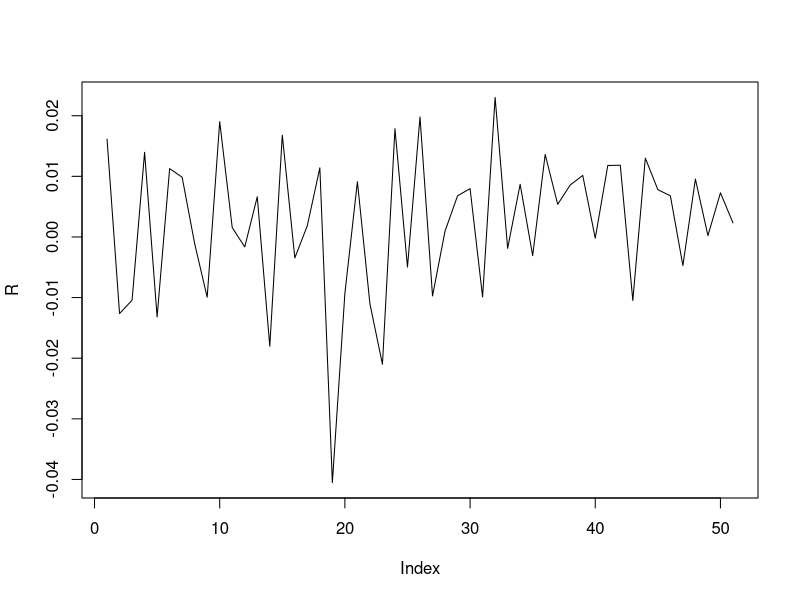
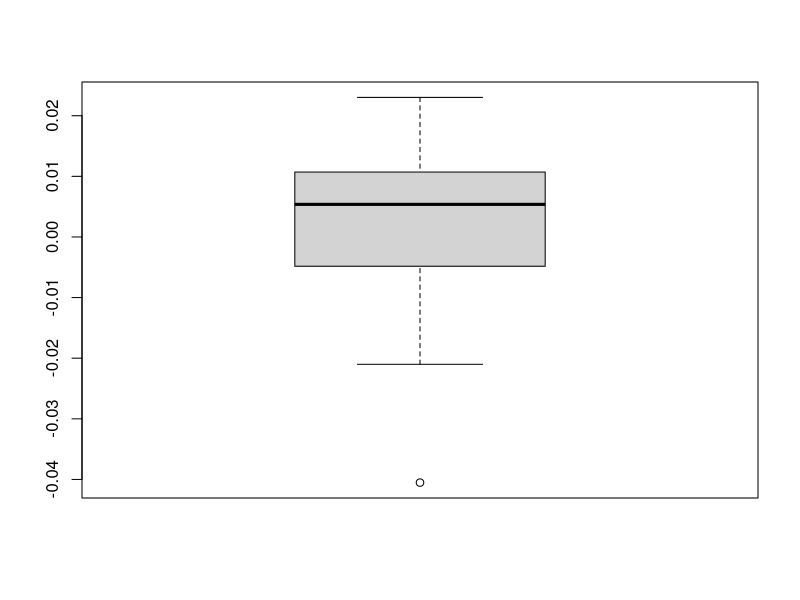
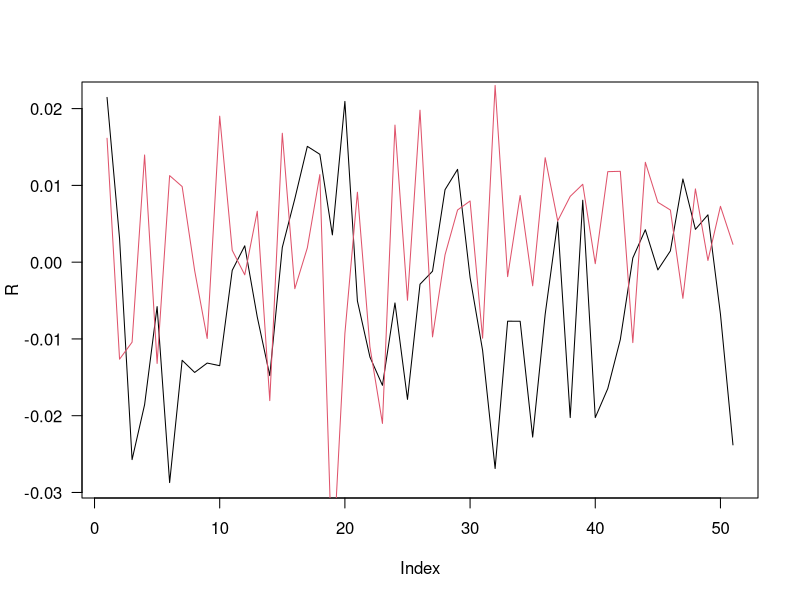

These charts were generated, in order, by the following R code:
## ---- chunk 1
knitr::opts_chunk$set(echo = F)

## ---- chunk 2

setwd("~/Desktop/STAT-S 426/STAT-S426-Project")
SP500 <- read.csv("Data.txt",header = F)
R = c()
for (i in 2:nrow(SP500)){
  R = c(R, log(SP500$V2[i]/SP500$V2[i-1]))
}

## ---- chunk 3
plot(R,type = 'l')
boxplot(R)
summary(R)

length(subset(R, R > 0.01))
length(subset(R, R > 0.002 & R < 0.01))

length(subset(R, R > -0.01 & R < 0.002))
length(subset(R, R < -0.01))
## ---- chunk 4
# K = # of mixture normal models 
# T = total # of days
# pi = proportion of each normal model
# mu = mean of each normal
# theta = variance of each normal
# v_t ~ Uniform[0,1]
# Gt = k -> which normal model

mu = c(0.01,0.002,-0.01)
s2 = c(0.0001, 0.0001, 0.0001)
p = c(1/3, 1/3, 1/3)
K = 3 # the number of mixed normal models

## ---- chunk 5

th = R[1]# the first day of R
THD.MCMC <- NULL
S <- length(R)

for(s in 1:S) {
  pz.unnorm <- p*dnorm(th, mu, sqrt(s2))
  z <- sample(1:K ,1,prob=pz.unnorm) 
    # Note that the sample() function in R normalizes the weights in pz.unnorm. 
    # Otherwise we would have to do it by hand.
  th <- rnorm(1, mu[z], sqrt(s2[z]))
  THD.MCMC <- rbind(THD.MCMC, c(th,z))
}



## ---- chunk 6

plot(THD.MCMC[,1], type = 'l', las = 1, ylab = 'R')

lines(R,type = 'l', col = 2)
